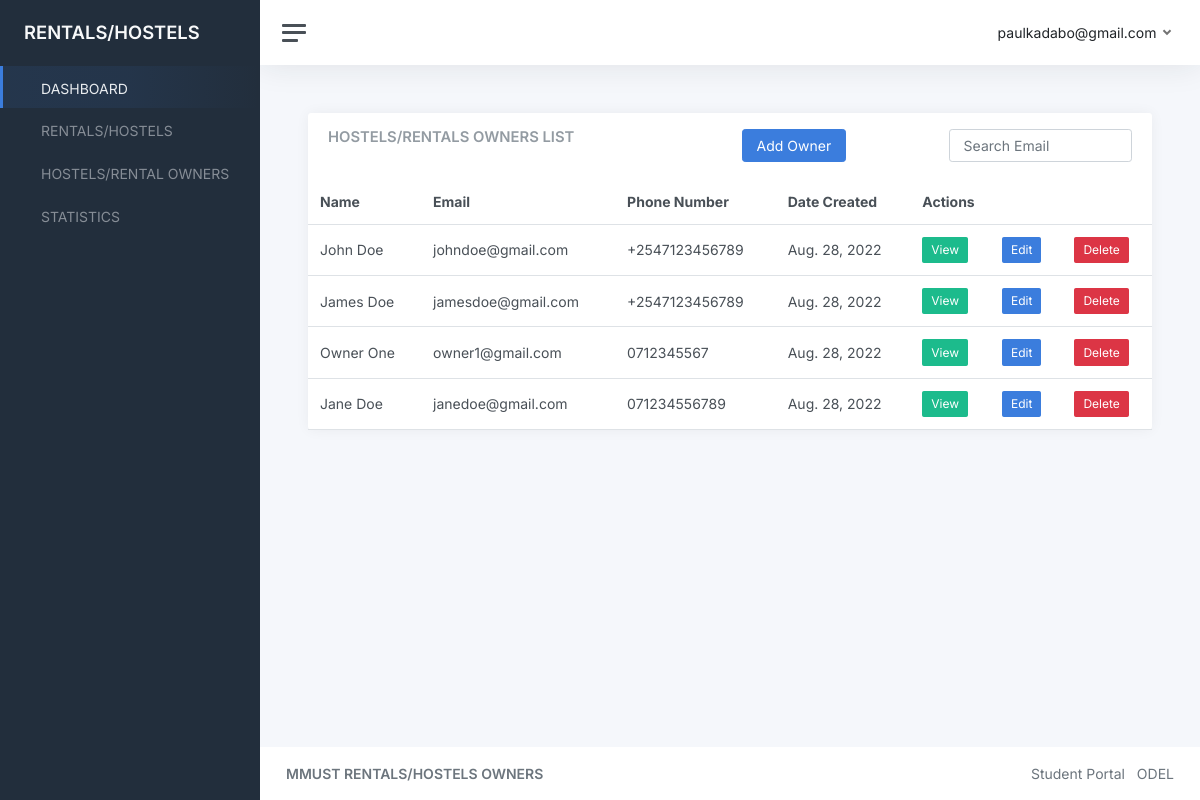
The page /owners/ (signed in) on the database its author committed.
### accounts/models.py (models this page shows, shortened)
class User(AbstractBaseUser, PermissionsMixin):
    email = models.EmailField(_('email address'), unique=True)
    first_name = models.CharField(_('first name'), max_length=30, blank=True)
    last_name = models.CharField(_('last name'), max_length=30, blank=True)
    date_joined = models.DateTimeField(_('date joined'), auto_now_add=True)
    is_active = models.BooleanField(_('active'), default=True)
    is_admin = models.BooleanField(_('is_admin'), default=False)
    id_number = models.CharField(_('id_number'), max_length=255, unique=True)
    objects = UserManager()
    USERNAME_FIELD = 'email'
    REQUIRED_FIELDS = ['id_number', 'first_name', 'last_name']
    class Meta:
        verbose_name = _('user')
        verbose_name_plural = _('users')

### rentals/models.py (models this page shows, shortened)
class Owner(models.Model):
    name = models.CharField(max_length=200)
    email = models.EmailField(max_length=200)
    phone_number = models.CharField(max_length=200)
    date_created = models.DateTimeField(auto_now_add=True)
    date_updated = models.DateTimeField(auto_now=True)

### rentals/views.py (the view)
# urls.py: path("owners/", views.hostel_owners, name="owners"),
@login_required(login_url="/accounts/login")
def hostel_owners(request):
    if request.method == 'POST':
        email = request.POST.get('email')
        owners = Owner.objects.filter(Q(email__icontains=email))
    else:
        owners = Owner.objects.all()
    return render(request, 'rentals/owners.html', {"owners": owners})

### rentals/templates/rentals/owners.html (shortened to what this page needs)
{% extends "base.html" %}
{% block content %}
<main class="content">
    <div class="container-fluid p-0">
        <div class="row">
            <div class="col-12 col-lg-12 col-xxl-12 d-flex">
                <div class="card flex-fill">
                    <div class="card-header">
                        <div class="row">
                            <div class="col-6">
                                <h5 class="card-title mb-0">HOSTELS/RENTALS OWNERS LIST</h5>
                            </div>
                            <div class="col-3">
                                <a href="{% url 'owner' %}" class="btn btn-primary">Add Owner</a>
                            </div>
                            <div class="col-3">
                                <form method="POST">
                                    <div class="row">
                                            <div class="form-group">
                                                <input type="text" name="email" id="email" placeholder="Search Email" class="form-control">
                                            </div>
                                    </div>
                                </form>
                            </div>
                        </div>
                    </div>
                    <table class="table table-hover my-0">
                        <thead>
                            <tr>
                                <th>Name</th>
                                <th>Email</th>
                                <th>Phone Number</th>
                                <th>Date Created</th>
                                <th colspan="3">Actions</th>
                            </tr>
                        </thead>
                        <tbody>
                            {% for owner in owners %}
                            <tr>
                                <td>{{owner.name}}</td>
                                <td>{{owner.email}}</td>
                                <td>{{owner.phone_number}}</td>
                                <td>{{owner.date_created.date}}</td>
                                <td>
                                    <a href="{% url 'owner-details' owner.pk %}" class="btn btn-sm btn-success">View</a>
                                </td>
                                <td>
                                    <a href="{% url 'edit-owner' owner.pk %}" class="btn btn-sm btn-primary">Edit</a>
                                </td>
                                <td>
                                    <a href="#" class="btn btn-sm btn-danger">Delete</a>
                                </td>
                            </tr>
                            {% endfor %}
                        </tbody>
                    </table>
                </div>
            </div>
        </div>
    </div>
</main>
{% endblock content %}

### templates/base.html (shortened to what this page needs)
{% load static %}
<!DOCTYPE html>
<html lang="en">
    <head>
        <link href="{% static 'admin/css/app.css' %}" rel="stylesheet">
    </head>
    <body>
        <div class="wrapper">
            <nav id="sidebar" class="sidebar js-sidebar">
                <div class="sidebar-content js-simplebar">
                    <a class="sidebar-brand" href="#">
                        <span class="align-middle">RENTALS/HOSTELS</span>
                    </a>
                    <ul class="sidebar-nav">
                        <li class="sidebar-item active">
                            <a class="sidebar-link" href="{% url 'home' %}">
                                 <span
                                    class="align-middle">DASHBOARD</span>
                            </a>
                        </li>
                        <li class="sidebar-item">
                            <a class="sidebar-link" href="{% url 'hostels' %}">
                                 <span
                                    class="align-middle">RENTALS/HOSTELS</span>
                            </a>
                        </li>
                        <li class="sidebar-item">
                            <a class="sidebar-link" href="{% url 'owners' %}">
                                 <span
                                    class="align-middle">HOSTELS/RENTAL OWNERS</span>
                            </a>
                        </li>
                         <li class="sidebar-item">
                            <a class="sidebar-link" href="">
                                 <span
                                    class="align-middle">STATISTICS</span>
                            </a>
                        </li>
                    </ul>
                </div>
            </nav>
            <div class="main">
                <nav class="navbar navbar-expand navbar-light navbar-bg">
                    <a class="sidebar-toggle js-sidebar-toggle">
                        <i class="hamburger align-self-center"></i>
                    </a>
                    <div class="navbar-collapse collapse">
                        <ul class="navbar-nav navbar-align">
                            <li class="nav-item dropdown">
                                <a class="nav-icon dropdown-toggle" href="#" id="messagesDropdown"
                                    data-bs-toggle="dropdown">
                                </a>
                            </li>
                            <li class="nav-item dropdown">
                                <a class="nav-link dropdown-toggle d-none d-sm-inline-block" href="#"
                                    data-bs-toggle="dropdown">
                                    <span class="text-dark">{{request.user}}</span>
                                </a>
                            </li>
                        </ul>
                    </div>
                </nav>
                {% block content %}
                {% endblock content %}
                <footer class="footer mt-auto py-3">
                    <div class="container-fluid">
                        <div class="row text-muted">
                            <div class="col-6 text-start">
                                <p class="mb-0">
                                    <a class="text-muted" href="#" target="_blank"><strong>MMUST RENTALS/HOSTELS OWNERS</strong></a>
                                </p>
                            </div>
                            <div class="col-6 text-end">
                                <ul class="list-inline">
                                    <li class="list-inline-item">
                                        <a class="text-muted" href="" target="_blank">Student Portal</a>
                                    </li>
                                    <li class="list-inline-item">
                                        <a class="text-muted" href="" target="_blank">ODEL</a>
                                    </li>
                                </ul>
                            </div>
                        </div>
                    </div>
                </footer>
            </div>
        </div>
    </body>
</html>

### rows shown on the page
User: user "paulkadabo@gmail.com"
Owner: name "John Doe", email "johndoe@gmail.com", phone_number "+2547123456789", date_created "Aug. 28, 2022"
Owner: name "James Doe", email "jamesdoe@gmail.com", phone_number "+2547123456789", date_created "Aug. 28, 2022"
Owner: name "Owner One", email "owner1@gmail.com", phone_number "0712345567", date_created "Aug. 28, 2022"
Owner: name "Jane Doe", email "janedoe@gmail.com", phone_number "071234556789", date_created "Aug. 28, 2022"
